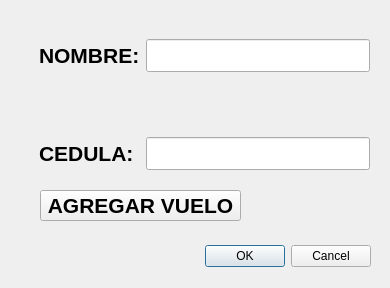
<?xml version="1.0" encoding="UTF-8"?>
<ui version="4.0">
 <class>Dialog</class>
 <widget class="QDialog" name="Dialog">
  <property name="geometry">
   <rect>
    <x>0</x>
    <y>0</y>
    <width>390</width>
    <height>288</height>
   </rect>
  </property>
  <property name="windowTitle">
   <string>Dialog</string>
  </property>
  <widget class="QDialogButtonBox" name="buttonBox">
   <property name="geometry">
    <rect>
     <x>30</x>
     <y>240</y>
     <width>341</width>
     <height>32</height>
    </rect>
   </property>
   <property name="orientation">
    <enum>Qt::Horizontal</enum>
   </property>
   <property name="standardButtons">
    <set>QDialogButtonBox::Cancel|QDialogButtonBox::Ok</set>
   </property>
  </widget>
  <widget class="QWidget" name="formLayoutWidget">
   <property name="geometry">
    <rect>
     <x>39</x>
     <y>39</y>
     <width>331</width>
     <height>131</height>
    </rect>
   </property>
   <layout class="QFormLayout" name="formLayout">
    <item row="0" column="0">
     <widget class="QLabel" name="label">
      <property name="font">
       <font>
        <pointsize>16</pointsize>
        <weight>75</weight>
        <bold>true</bold>
       </font>
      </property>
      <property name="text">
       <string>NOMBRE:</string>
      </property>
     </widget>
    </item>
    <item row="2" column="0">
     <widget class="QLabel" name="label_2">
      <property name="font">
       <font>
        <pointsize>16</pointsize>
        <weight>75</weight>
        <bold>true</bold>
       </font>
      </property>
      <property name="text">
       <string>CEDULA:</string>
      </property>
     </widget>
    </item>
    <item row="0" column="1">
     <widget class="QLineEdit" name="campo_nombre">
      <property name="font">
       <font>
        <pointsize>16</pointsize>
       </font>
      </property>
     </widget>
    </item>
    <item row="2" column="1">
     <widget class="QLineEdit" name="campo_cedula">
      <property name="font">
       <font>
        <pointsize>16</pointsize>
       </font>
      </property>
     </widget>
    </item>
    <item row="1" column="1">
     <spacer name="verticalSpacer">
      <property name="orientation">
       <enum>Qt::Vertical</enum>
      </property>
      <property name="sizeHint" stdset="0">
       <size>
        <width>20</width>
        <height>40</height>
       </size>
      </property>
     </spacer>
    </item>
   </layout>
  </widget>
  <widget class="QPushButton" name="boton_agregar_vuelo">
   <property name="geometry">
    <rect>
     <x>40</x>
     <y>190</y>
     <width>201</width>
     <height>31</height>
    </rect>
   </property>
   <property name="font">
    <font>
     <pointsize>16</pointsize>
     <weight>75</weight>
     <bold>true</bold>
    </font>
   </property>
   <property name="text">
    <string>AGREGAR VUELO</string>
   </property>
  </widget>
 </widget>
 <resources/>
 <connections>
  <connection>
   <sender>buttonBox</sender>
   <signal>accepted()</signal>
   <receiver>Dialog</receiver>
   <slot>accept()</slot>
   <hints>
    <hint type="sourcelabel">
     <x>248</x>
     <y>254</y>
    </hint>
    <hint type="destinationlabel">
     <x>157</x>
     <y>274</y>
    </hint>
   </hints>
  </connection>
  <connection>
   <sender>buttonBox</sender>
   <signal>rejected()</signal>
   <receiver>Dialog</receiver>
   <slot>reject()</slot>
   <hints>
    <hint type="sourcelabel">
     <x>316</x>
     <y>260</y>
    </hint>
    <hint type="destinationlabel">
     <x>286</x>
     <y>274</y>
    </hint>
   </hints>
  </connection>
 </connections>
</ui>
